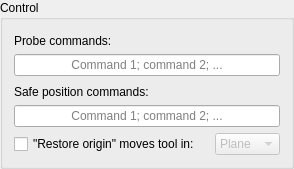
         <widget class="GroupBox" name="groupBox_2">
          <property name="title">
           <string>Control</string>
          </property>
          <layout class="QVBoxLayout" name="verticalLayout_9">
           <item>
            <widget class="QLabel" name="label_17">
             <property name="styleSheet">
              <string notr="true">padding-top: 3;</string>
             </property>
             <property name="text">
              <string>Probe commands:</string>
             </property>
             <property name="indent">
              <number>0</number>
             </property>
            </widget>
           </item>
           <item>
            <widget class="QLineEdit" name="txtTouchCommand">
             <property name="alignment">
              <set>Qt::AlignCenter</set>
             </property>
             <property name="placeholderText">
              <string>Command 1; command 2; ...</string>
             </property>
            </widget>
           </item>
           <item>
            <widget class="QLabel" name="label_33">
             <property name="styleSheet">
              <string notr="true">padding-top: 3;</string>
             </property>
             <property name="text">
              <string>Safe position commands:</string>
             </property>
             <property name="indent">
              <number>0</number>
             </property>
            </widget>
           </item>
           <item>
            <widget class="QLineEdit" name="txtSafeCommand">
             <property name="alignment">
              <set>Qt::AlignCenter</set>
             </property>
             <property name="placeholderText">
              <string>Command 1; command 2; ...</string>
             </property>
            </widget>
           </item>
           <item>
            <layout class="QGridLayout" name="gridLayout_4" columnstretch="0,1,2">
             <item row="3" column="0">
              <layout class="QHBoxLayout" name="horizontalLayout_8">
               <item>
                <widget class="QCheckBox" name="chkMoveOnRestore">
                 <property name="sizePolicy">
                  <sizepolicy hsizetype="Maximum" vsizetype="Fixed">
                   <horstretch>0</horstretch>
                   <verstretch>0</verstretch>
                  </sizepolicy>
                 </property>
                 <property name="text">
                  <string>&quot;Restore origin&quot; moves tool in:</string>
                 </property>
                </widget>
               </item>
              </layout>
             </item>
             <item row="3" column="2">
              <widget class="QComboBox" name="cboRestoreMode">
               <property name="enabled">
                <bool>false</bool>
               </property>
               <item>
                <property name="text">
                 <string>Plane</string>
                </property>
               </item>
               <item>
                <property name="text">
                 <string>Space</string>
                </property>
               </item>
              </widget>
             </item>
             <item row="3" column="1">
              <spacer name="horizontalSpacer_16">
               <property name="orientation">
                <enum>Qt::Horizontal</enum>
               </property>
               <property name="sizeType">
                <enum>QSizePolicy::Fixed</enum>
               </property>
               <property name="sizeHint" stdset="0">
                <size>
                 <width>9</width>
                 <height>20</height>
                </size>
               </property>
              </spacer>
             </item>
            </layout>
           </item>
          </layout>
         </widget>
